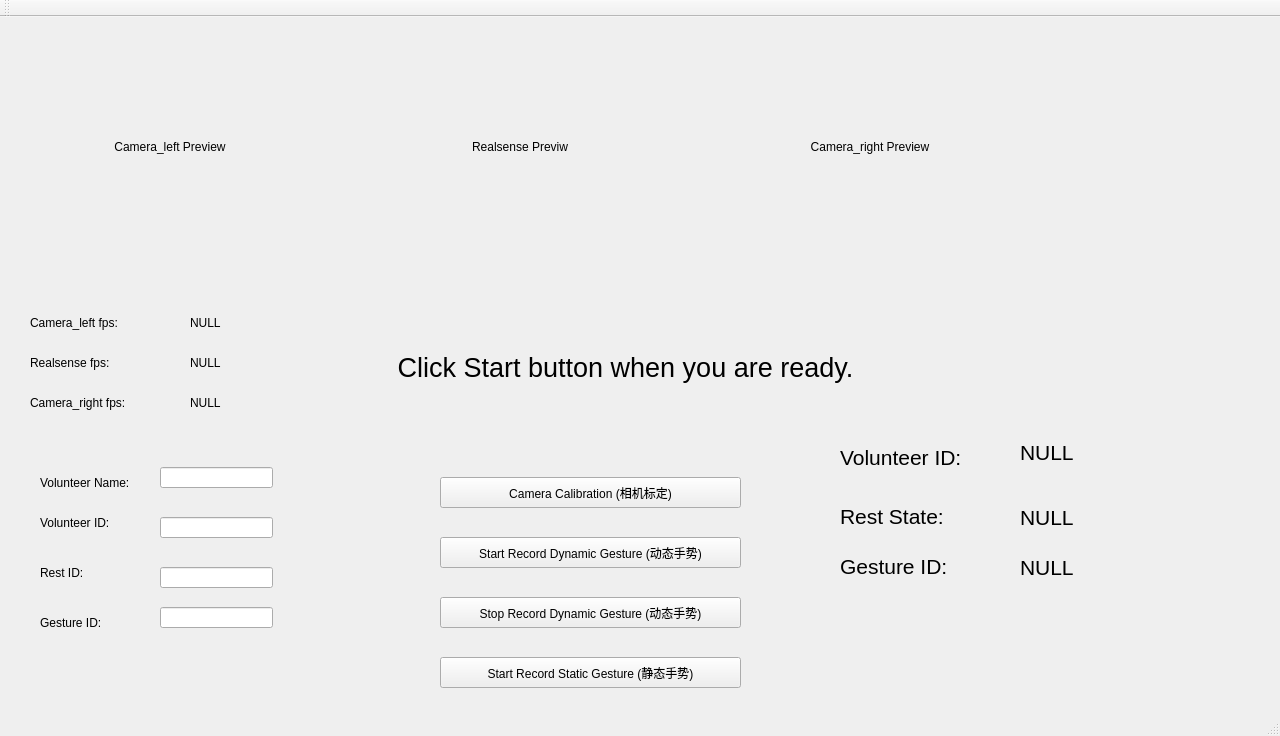
<?xml version="1.0" encoding="UTF-8"?>
<ui version="4.0">
 <class>MainWindow</class>
 <widget class="QMainWindow" name="MainWindow">
  <property name="geometry">
   <rect>
    <x>0</x>
    <y>0</y>
    <width>1280</width>
    <height>736</height>
   </rect>
  </property>
  <property name="sizePolicy">
   <sizepolicy hsizetype="Fixed" vsizetype="Fixed">
    <horstretch>0</horstretch>
    <verstretch>0</verstretch>
   </sizepolicy>
  </property>
  <property name="windowTitle">
   <string>Dataset Collector by Xin Zhang Lab</string>
  </property>
  <property name="autoFillBackground">
   <bool>true</bool>
  </property>
  <widget class="QWidget" name="centralWidget">
   <widget class="QLabel" name="camera1Preview">
    <property name="geometry">
     <rect>
      <x>10</x>
      <y>10</y>
      <width>320</width>
      <height>240</height>
     </rect>
    </property>
    <property name="minimumSize">
     <size>
      <width>320</width>
      <height>240</height>
     </size>
    </property>
    <property name="maximumSize">
     <size>
      <width>320</width>
      <height>240</height>
     </size>
    </property>
    <property name="baseSize">
     <size>
      <width>320</width>
      <height>240</height>
     </size>
    </property>
    <property name="text">
     <string>Camera_left Preview</string>
    </property>
    <property name="alignment">
     <set>Qt::AlignCenter</set>
    </property>
   </widget>
   <widget class="QLabel" name="realsensePreview">
    <property name="geometry">
     <rect>
      <x>360</x>
      <y>10</y>
      <width>320</width>
      <height>240</height>
     </rect>
    </property>
    <property name="minimumSize">
     <size>
      <width>320</width>
      <height>240</height>
     </size>
    </property>
    <property name="maximumSize">
     <size>
      <width>320</width>
      <height>240</height>
     </size>
    </property>
    <property name="baseSize">
     <size>
      <width>320</width>
      <height>240</height>
     </size>
    </property>
    <property name="text">
     <string>Realsense Previw</string>
    </property>
    <property name="alignment">
     <set>Qt::AlignCenter</set>
    </property>
   </widget>
   <widget class="QLabel" name="camera2Preview">
    <property name="geometry">
     <rect>
      <x>710</x>
      <y>10</y>
      <width>320</width>
      <height>240</height>
     </rect>
    </property>
    <property name="minimumSize">
     <size>
      <width>320</width>
      <height>240</height>
     </size>
    </property>
    <property name="maximumSize">
     <size>
      <width>320</width>
      <height>240</height>
     </size>
    </property>
    <property name="baseSize">
     <size>
      <width>320</width>
      <height>240</height>
     </size>
    </property>
    <property name="text">
     <string>Camera_right Preview</string>
    </property>
    <property name="alignment">
     <set>Qt::AlignCenter</set>
    </property>
   </widget>
   <widget class="QLabel" name="camera1_fps_label">
    <property name="geometry">
     <rect>
      <x>30</x>
      <y>290</y>
      <width>111</width>
      <height>31</height>
     </rect>
    </property>
    <property name="text">
     <string>Camera_left fps:</string>
    </property>
   </widget>
   <widget class="QLabel" name="camera1FPSValue">
    <property name="geometry">
     <rect>
      <x>190</x>
      <y>290</y>
      <width>71</width>
      <height>31</height>
     </rect>
    </property>
    <property name="focusPolicy">
     <enum>Qt::NoFocus</enum>
    </property>
    <property name="text">
     <string>NULL</string>
    </property>
   </widget>
   <widget class="QLabel" name="camera2_fps_label">
    <property name="geometry">
     <rect>
      <x>30</x>
      <y>370</y>
      <width>121</width>
      <height>31</height>
     </rect>
    </property>
    <property name="text">
     <string>Camera_right fps:</string>
    </property>
   </widget>
   <widget class="QLabel" name="realsenseFPSValue">
    <property name="geometry">
     <rect>
      <x>190</x>
      <y>330</y>
      <width>71</width>
      <height>31</height>
     </rect>
    </property>
    <property name="text">
     <string>NULL</string>
    </property>
   </widget>
   <widget class="QLabel" name="realsens_fps_label">
    <property name="geometry">
     <rect>
      <x>30</x>
      <y>330</y>
      <width>131</width>
      <height>31</height>
     </rect>
    </property>
    <property name="text">
     <string>Realsense fps:</string>
    </property>
   </widget>
   <widget class="QLabel" name="camera2FPSValue">
    <property name="enabled">
     <bool>true</bool>
    </property>
    <property name="geometry">
     <rect>
      <x>190</x>
      <y>370</y>
      <width>71</width>
      <height>31</height>
     </rect>
    </property>
    <property name="text">
     <string>NULL</string>
    </property>
   </widget>
   <widget class="QLabel" name="hintLabel">
    <property name="enabled">
     <bool>true</bool>
    </property>
    <property name="geometry">
     <rect>
      <x>300</x>
      <y>330</y>
      <width>651</width>
      <height>41</height>
     </rect>
    </property>
    <property name="font">
     <font>
      <pointsize>20</pointsize>
      <weight>50</weight>
      <bold>false</bold>
     </font>
    </property>
    <property name="autoFillBackground">
     <bool>false</bool>
    </property>
    <property name="text">
     <string>Click Start button when you are ready.</string>
    </property>
    <property name="alignment">
     <set>Qt::AlignCenter</set>
    </property>
   </widget>
   <widget class="QLabel" name="volIDLabel">
    <property name="geometry">
     <rect>
      <x>1020</x>
      <y>420</y>
      <width>111</width>
      <height>31</height>
     </rect>
    </property>
    <property name="font">
     <font>
      <pointsize>16</pointsize>
     </font>
    </property>
    <property name="text">
     <string>NULL</string>
    </property>
   </widget>
   <widget class="QLabel" name="label_8">
    <property name="geometry">
     <rect>
      <x>840</x>
      <y>530</y>
      <width>208</width>
      <height>39</height>
     </rect>
    </property>
    <property name="font">
     <font>
      <pointsize>16</pointsize>
     </font>
    </property>
    <property name="text">
     <string>Gesture ID: </string>
    </property>
   </widget>
   <widget class="QLabel" name="label_6">
    <property name="geometry">
     <rect>
      <x>840</x>
      <y>480</y>
      <width>207</width>
      <height>39</height>
     </rect>
    </property>
    <property name="font">
     <font>
      <pointsize>16</pointsize>
     </font>
    </property>
    <property name="text">
     <string>Rest State: </string>
    </property>
   </widget>
   <widget class="QLabel" name="restStateIDLabel">
    <property name="geometry">
     <rect>
      <x>1020</x>
      <y>480</y>
      <width>208</width>
      <height>41</height>
     </rect>
    </property>
    <property name="font">
     <font>
      <pointsize>16</pointsize>
     </font>
    </property>
    <property name="text">
     <string>NULL</string>
    </property>
   </widget>
   <widget class="QLabel" name="gestureIDLabel">
    <property name="geometry">
     <rect>
      <x>1020</x>
      <y>530</y>
      <width>208</width>
      <height>41</height>
     </rect>
    </property>
    <property name="font">
     <font>
      <pointsize>16</pointsize>
     </font>
    </property>
    <property name="text">
     <string>NULL</string>
    </property>
   </widget>
   <widget class="QLabel" name="label_4">
    <property name="geometry">
     <rect>
      <x>840</x>
      <y>430</y>
      <width>161</width>
      <height>21</height>
     </rect>
    </property>
    <property name="font">
     <font>
      <pointsize>16</pointsize>
     </font>
    </property>
    <property name="text">
     <string>Volunteer ID: </string>
    </property>
   </widget>
   <widget class="QPushButton" name="startRecordProgressButton">
    <property name="geometry">
     <rect>
      <x>440</x>
      <y>520</y>
      <width>301</width>
      <height>31</height>
     </rect>
    </property>
    <property name="text">
     <string>Start Record Dynamic Gesture (动态手势)</string>
    </property>
   </widget>
   <widget class="QPushButton" name="stopRecordProgressButton">
    <property name="geometry">
     <rect>
      <x>440</x>
      <y>580</y>
      <width>301</width>
      <height>31</height>
     </rect>
    </property>
    <property name="text">
     <string>Stop Record Dynamic Gesture (动态手势)</string>
    </property>
   </widget>
   <widget class="QLineEdit" name="volNameLineE">
    <property name="geometry">
     <rect>
      <x>160</x>
      <y>450</y>
      <width>113</width>
      <height>21</height>
     </rect>
    </property>
   </widget>
   <widget class="QLabel" name="volNameLabel">
    <property name="geometry">
     <rect>
      <x>40</x>
      <y>450</y>
      <width>111</width>
      <height>31</height>
     </rect>
    </property>
    <property name="text">
     <string>Volunteer Name:</string>
    </property>
   </widget>
   <widget class="QLabel" name="volIDLabel_2">
    <property name="geometry">
     <rect>
      <x>40</x>
      <y>490</y>
      <width>111</width>
      <height>31</height>
     </rect>
    </property>
    <property name="text">
     <string>Volunteer ID:</string>
    </property>
   </widget>
   <widget class="QLineEdit" name="volIDLineE">
    <property name="geometry">
     <rect>
      <x>160</x>
      <y>500</y>
      <width>113</width>
      <height>21</height>
     </rect>
    </property>
   </widget>
   <widget class="QLabel" name="restIDLabel">
    <property name="geometry">
     <rect>
      <x>40</x>
      <y>540</y>
      <width>111</width>
      <height>31</height>
     </rect>
    </property>
    <property name="text">
     <string>Rest ID:</string>
    </property>
   </widget>
   <widget class="QLineEdit" name="restIDLineE">
    <property name="geometry">
     <rect>
      <x>160</x>
      <y>550</y>
      <width>113</width>
      <height>21</height>
     </rect>
    </property>
   </widget>
   <widget class="QLabel" name="gestureIDLabel_2">
    <property name="geometry">
     <rect>
      <x>40</x>
      <y>590</y>
      <width>111</width>
      <height>31</height>
     </rect>
    </property>
    <property name="text">
     <string>Gesture ID:</string>
    </property>
   </widget>
   <widget class="QLineEdit" name="gestureIDLineE">
    <property name="geometry">
     <rect>
      <x>160</x>
      <y>590</y>
      <width>113</width>
      <height>21</height>
     </rect>
    </property>
   </widget>
   <widget class="QPushButton" name="cameraCalibrationButton">
    <property name="geometry">
     <rect>
      <x>440</x>
      <y>460</y>
      <width>301</width>
      <height>31</height>
     </rect>
    </property>
    <property name="text">
     <string>Camera Calibration (相机标定)</string>
    </property>
   </widget>
   <widget class="QPushButton" name="startRecordStaticGestButt">
    <property name="geometry">
     <rect>
      <x>440</x>
      <y>640</y>
      <width>301</width>
      <height>31</height>
     </rect>
    </property>
    <property name="text">
     <string>Start Record Static Gesture (静态手势)</string>
    </property>
   </widget>
  </widget>
  <widget class="QToolBar" name="mainToolBar">
   <attribute name="toolBarArea">
    <enum>TopToolBarArea</enum>
   </attribute>
   <attribute name="toolBarBreak">
    <bool>false</bool>
   </attribute>
  </widget>
  <widget class="QStatusBar" name="statusBar"/>
 </widget>
 <layoutdefault spacing="6" margin="11"/>
 <resources/>
 <connections/>
</ui>
